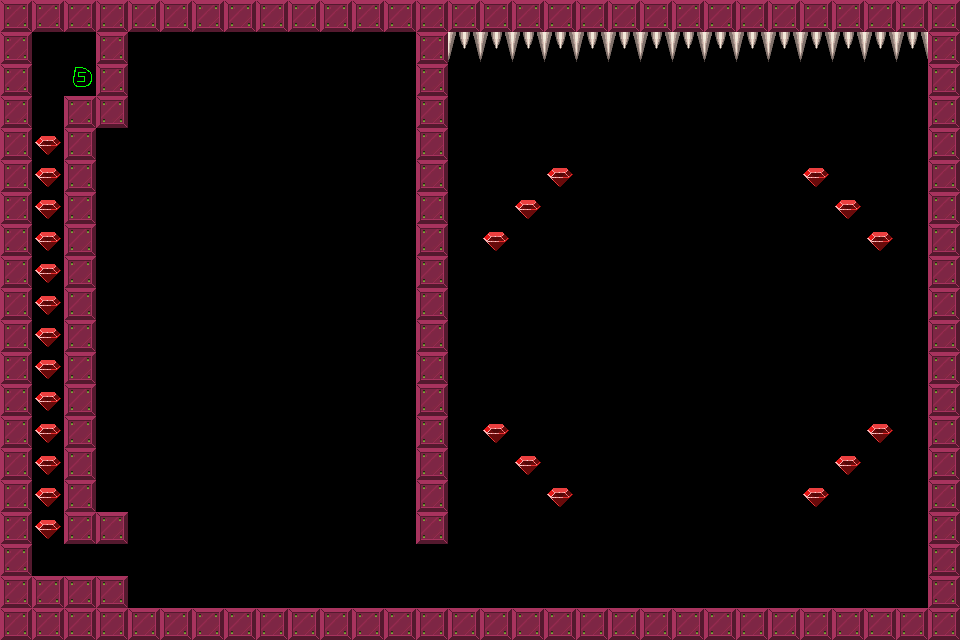

This game map was drawn from its Tiled (.tmx) file and the tilesets committed beside it. A one-line description and the trimmed map source follow:
An orthogonal 30x20 tile map with 32x32 px tiles, 1 tile layer (Tile Layer 1).

<map version="1.0" orientation="orthogonal" width="30" height="20" tilewidth="32" tileheight="32">
 <tileset firstgid="1" name="brick-1" tilewidth="32" tileheight="32">
  <image source="brick-1.png" width="128" height="128" />
  <tile id="0">
   <properties>
    <property name="components" value="Platform" />
   </properties>
  </tile>
  <tile id="1">
   <properties>
    <property name="components" value="PlayerStart" />
   </properties>
  </tile>
  <tile id="2">
   <properties>
    <property name="components" value="Spikes, Deadly" />
   </properties>
  </tile>
  <tile id="3">
   <properties>
    <property name="components" value="Gem" />
   </properties>
  </tile>
  <tile id="4">
   <properties>
    <property name="components" value="Spikes, Deadly" />
   </properties>
  </tile>
  <tile id="5">
   <properties>
    <property name="components" value="Stone, Pushable, Platform" />
   </properties>
  </tile>
  <tile id="6">
   <properties>
    <property name="components" value="Gem, PowerUp" />
   </properties>
  </tile>
  <tile id="7">
   <properties>
    <property name="components" value="Gem, PowerDown" />
   </properties>
  </tile>
 </tileset>
 <layer name="Tile Layer 1" width="30" height="20">
  <data>[600 cells, 174 non-empty, 4 distinct tile ids]</data>
 </layer>
</map>
